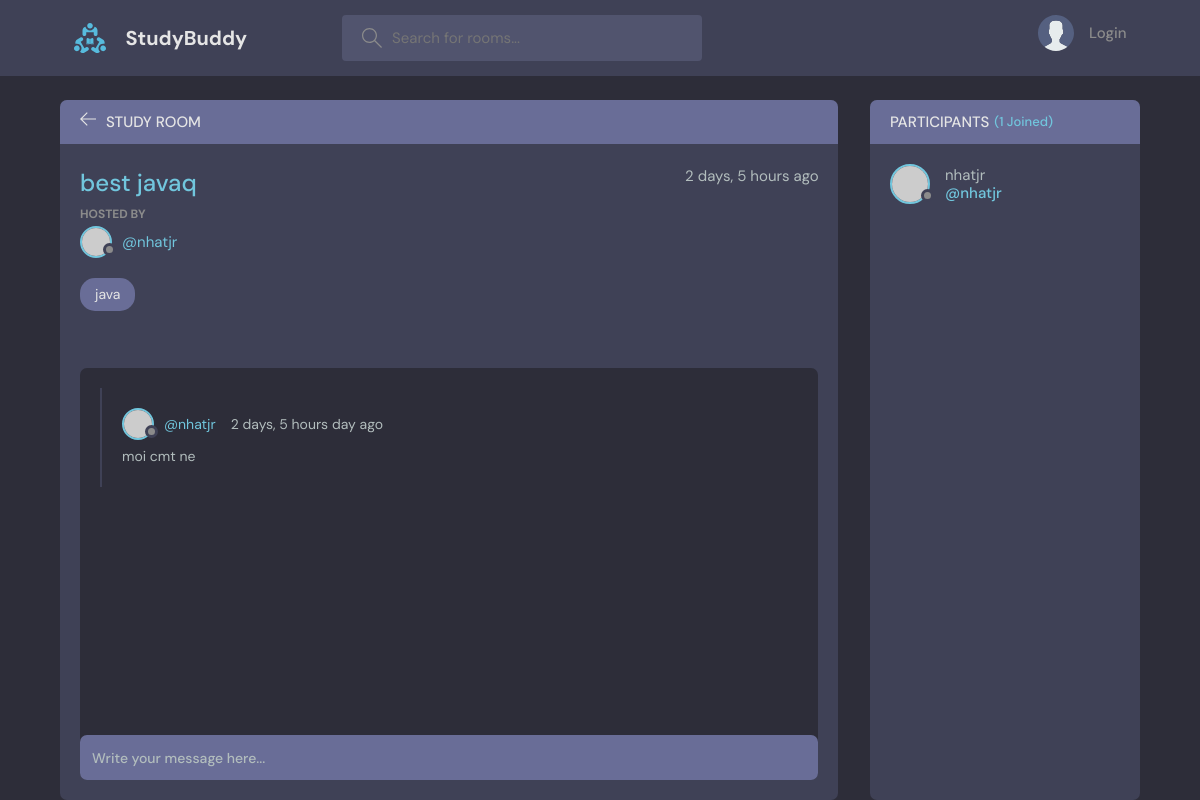
Before: /room/7/ with the older database file.
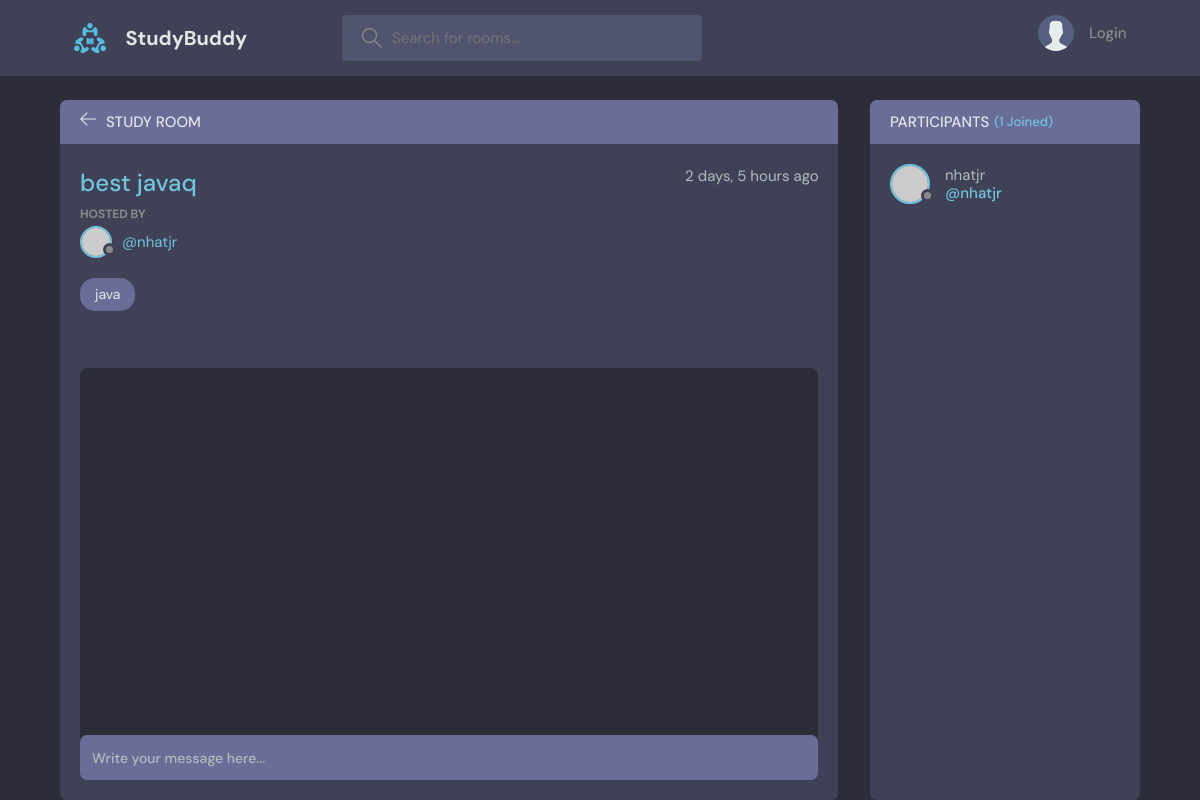
After: the same page with the newer database file.
### base/models.py (models this page shows, shortened)
class Message(models.Model):
    user = models.ForeignKey(User, on_delete=models.CASCADE)
    room = models.ForeignKey(Room, on_delete=models.CASCADE)
    body = models.TextField()
    update= models.DateTimeField(auto_now_add=True)
    created = models.DateTimeField(auto_now_add=True)
    class Meta:
        ordering = ['-update', '-created']

### base/views.py (the view, shortened to what this page needs)
# urls.py: path('room/<str:pk>/', views.room,name="room"),
def room(request, pk):
    rooms = Room.objects.get(id=pk)
    messages = rooms.message_set.all().order_by('-created')
    participants = rooms.participants.all()
    context = {'rooms' : rooms, 'messages' : messages, 'participants' : participants}
    return render(request,'base/room.html', context)

### base/models.py (called while the page is built)
    def __str__(self):
        return self.name

### base/templates/base/room.html (shortened to what this page needs)
{% extends 'main.html' %}
{% block content %}
    <main class="profile-page layout layout--2">
      <div class="container">
        <div class="room">
          <div class="room__top">
            <div class="room__topLeft">
              <a href="{% url 'home' %}">
                <svg version="1.1" xmlns="http://www.w3.org/2000/svg" width="32" height="32" viewBox="0 0 32 32">
                  <title>arrow-left</title>
                  <path
                    d="M13.723 2.286l-13.723 13.714 13.719 13.714 1.616-1.611-10.96-10.96h27.625v-2.286h-27.625l10.965-10.965-1.616-1.607z"
                  ></path>
                </svg>
              </a>
              <h3>Study Room</h3>
            </div>
          </div>
          <div class="room__box scroll">
            <div class="room__header scroll">
              <div class="room__info">
                <h3>{{rooms.name}}</h3>
                <span>{{rooms.created|timesince}} ago</span>
              </div>
              <div class="room__hosted">
                <p>Hosted By</p>
                <a href="{% url 'user-profile' rooms.host.id %}" class="room__author">
                  <div class="avatar avatar--small">
                    <img src="https://randomuser.me/api/portraits/men/37.jpg" />
                  </div>
                  <span>@{{rooms.host.username}}</span>
                </a>
              </div>
              <span class="room__topics">{{rooms.topic}}</span>
            </div>
            <div class="room__conversation">
              <div class="threads scroll">
                {% for message in messages %}
                <div class="thread">
                  <div class="thread__top">
                    <div class="thread__author">
                      <a href="{% url 'user-profile' message.user.id %}" class="thread__authorInfo">
                        <div class="avatar avatar--small">
                          <img src="https://randomuser.me/api/portraits/men/37.jpg" />
                        </div>
                        <span>@{{message.user.username}}</span>
                      </a>
                      <span class="thread__date">{{message.created|timesince}} day ago</span>
                    </div>
                  </div>
                  <div class="thread__details">
                    {{message.body}}
                  </div>
                </div>
                {% endfor %}
              </div>
            </div>
          </div>
          <div class="room__message">
            <form action="#"><input name="" placeholder="Write your message here..." /></form>
          </div>
        </div>
        <div class="participants">
          <h3 class="participants__top">Participants <span>({{participants.count}} Joined)</span></h3>
          <div class="participants__list scroll">
            {% for user in participants %}
            <a href="{% url 'user-profile' user.id %}" class="participant">
              <div class="avatar avatar--medium">
                <img src="https://randomuser.me/api/portraits/men/37.jpg" />
              </div>
              <p>
                {{user.username}}
                <span>@{{user.username}}</span>
              </p>
            </a>
            {% endfor %}
          </div>
        </div>
      </div>
    </main>
{% endblock %}

Changed rows visible on the page:
removed Message: user.username "nhatjr", created "2 days, 5 hours", body "moi cmt ne"
